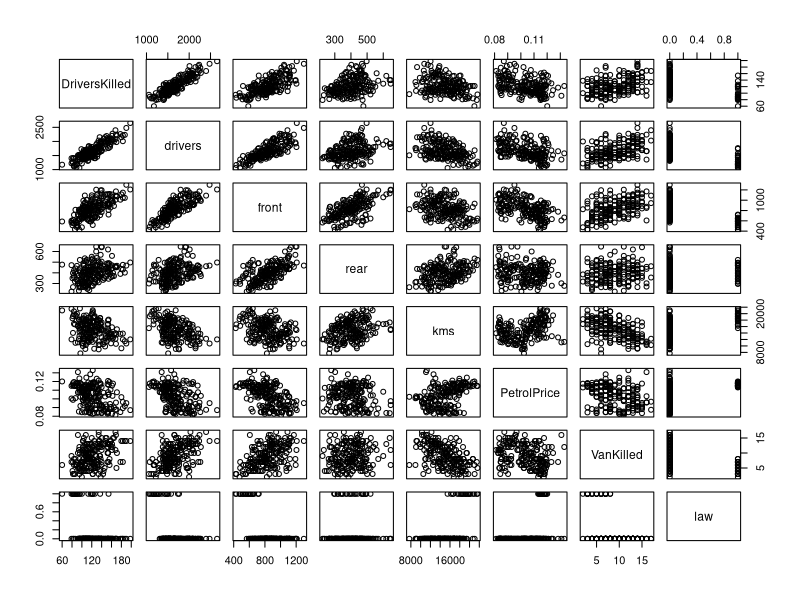
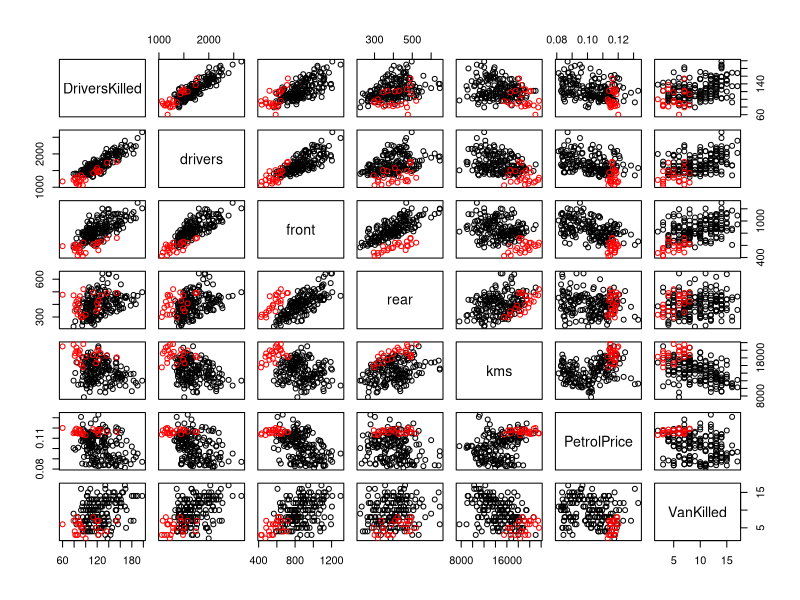
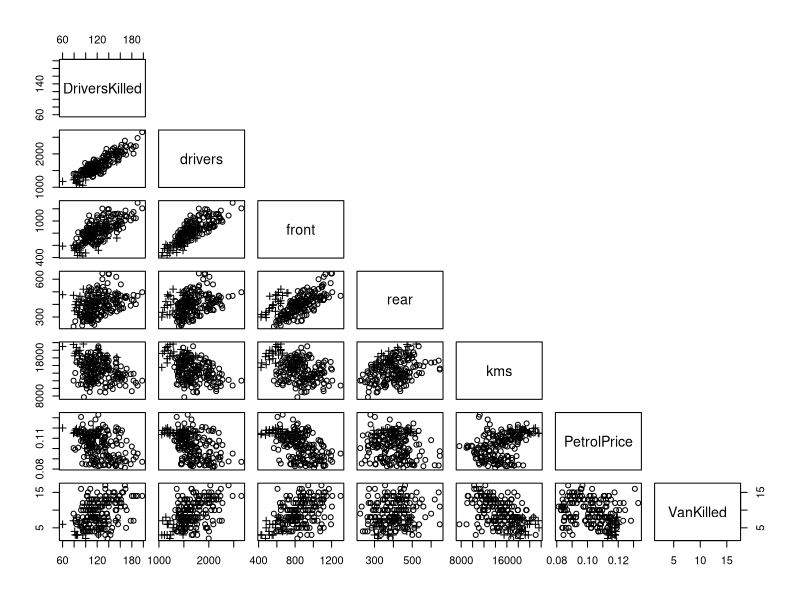
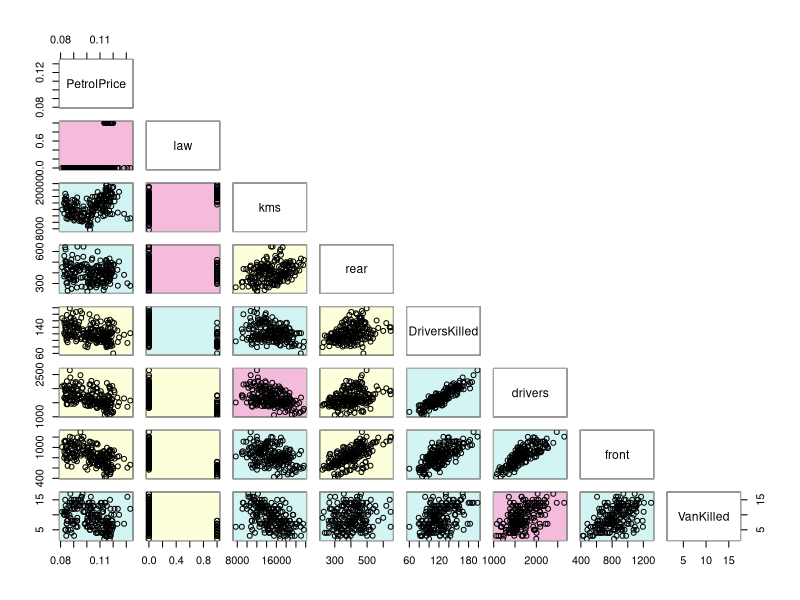
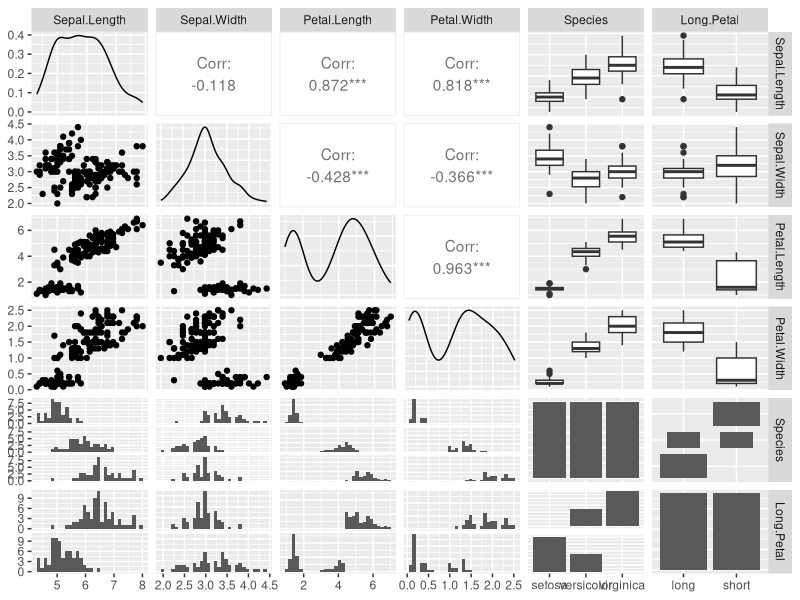

These figures' R source, in order:
# https://jtr13.github.io/spring19/Community_Contribution_Group16.html
# change with ecological data from vegan

library(gclus)
library(GGally)

data("Seatbelts")
Seatbelts.df <- as.data.frame(Seatbelts)

# Part 1: Plotting the pure scatterplot matrix
# pairs from Base R
pairs(Seatbelts)

# Coloring points by different level of variable "law"
pairs(Seatbelts.df[,1:7], col=ifelse(Seatbelts.df$law==0, "black", "red"))

# changing shape of points
pairs(Seatbelts.df[,1:7],pch=ifelse(Seatbelts.df$law==0, 1,3), upper.panel = NULL)

## Loading required package: cluster
sb.cor <- cor(Seatbelts.df)
# assign color
sb.color <- dmat.color(sb.cor)
# assign order
sb.o <- order.hclust(sb.cor)
cpairs(Seatbelts, order= sb.o,panel.color= sb.color,upper.panel=NULL)

# Part 2: The GG family
iris$Long.Petal<-as.factor(ifelse(iris$Petal.Length>median(iris$Petal.Length), "long", "short"))

ggpairs(iris)
